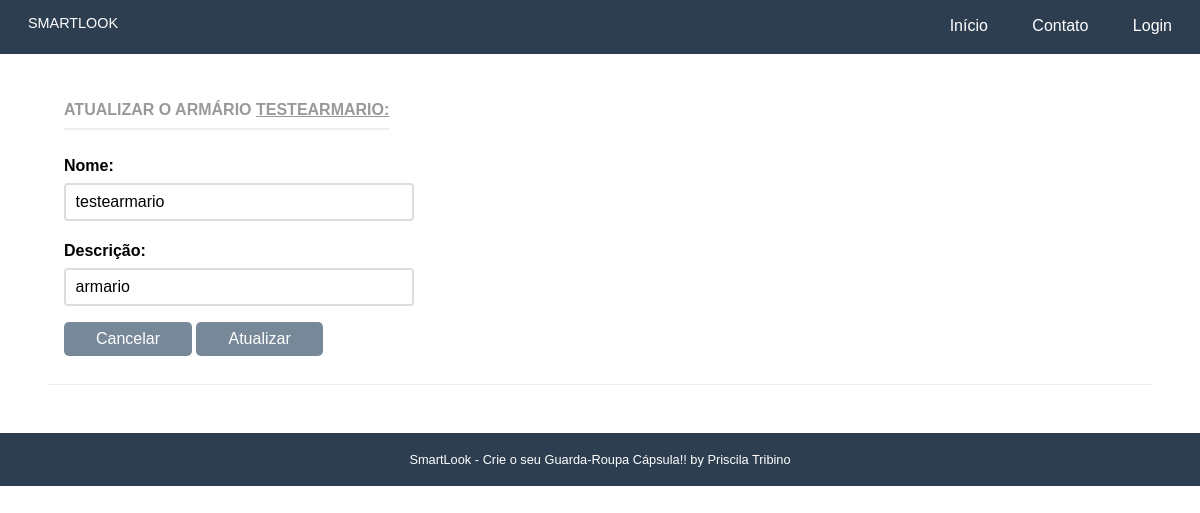
The app's page /armario/armarios/11 with its own data.
### armario/models.py (models this page shows, shortened)
class Armario(models.Model):
    name = models.CharField('Nome', max_length=50, blank=False)
    slug = models.SlugField('Atalho')
    descricao = models.CharField('Descrição', max_length=100, blank=True)
    created_at = models.DateField('Criado em', auto_now_add=True)
    updated_at = models.DateField('Atualizado em', auto_now=True)
    user = models.ForeignKey(User, blank=False, on_delete=models.PROTECT, related_name='user')
    objetos = models.Manager()

### armario/views.py (the view)
# urls.py: path('armarios/<pk>', ArmarioUpdateView.as_view(), name="atualiza_armarios"),
class ArmarioUpdateView(UpdateView):
    template_name = "armario/atualiza.html"
    model = Armario
    fields = ['name', 'descricao']
    context_object_name = 'armario'
    success_url = reverse_lazy("armario:lista_armarios")

### armario/templates/armario/atualiza.html (shortened to what this page needs)
{% extends "base.html" %}
{% load static %}
{% block content %}
<div class="pure-g-r content-ribbon">
  <div class="pure-u-1">
    <div class="l-box">
      <div class="card">
        <h4 class="content-subhead">Atualizar o Armário <u>{{ armario.name }}: </u></h4>
            <form class="pure-form pure-form-stacked" method="post">
                <fieldset>
                    {% for field in form %}
                   <div class="pure-control-group">
                        {{ field.label_tag }}
                        {{ field }}
                   </div>
                         {% endfor %}
                    <div class="text-right">
                        <a href="{% url 'armario:lista_armarios' %}" class="pure-button primary-button">
                            Cancelar
                        </a>
                    <button type="submit" class="pure-button pure-button-primary">Atualizar</button>
                </fieldset>
      </div>
    </div>
  </div>
</div>
{% endblock %}

### core/static/css/pure-min.css (style rules this page uses)
html { font-size:100%;-ms-text-size-adjust:100%;-webkit-text-size-adjust:100% }
html,button,input,select,textarea { font-family:sans-serif }
body { margin:0 }
h4 { font-size:1em;margin:1.33em 0 }
form { margin:0 }
fieldset { border:1px solid silver;margin:0 2px;padding:.35em .625em .75em }
button,input,select,textarea { font-size:100%;margin:0;vertical-align:baseline;*vertical-align:middle }
button,input { line-height:normal }
button,select { text-transform:none }
button,html input[type=button],input[type=reset],input[type=submit] { -webkit-appearance:button;cursor:pointer;*overflow:visible }
.pure-button { display:inline-block;*display:inline;zoom:1;line-height:normal;white-space:nowrap;vertical-align:baseline;text-align:center;cursor:pointer;-webkit-user-drag:none;-webkit-user-select:none;-moz-user-select:none;-ms-user-select:none;user-select:none }
.pure-button { font-size:100%;*font-size:90%;*overflow:visible;padding:.5em 1.5em;color:#444;color:rgba(0,0,0,.8);*color:#444;border:1px solid #999;border:0 rgba(0,0,0,0);background-color:#E6E6E6;text-decoration:none;border-radius:2px;-webkit-transition:.1s linear -webkit-box-shadow;-moz-transition:.1s linear -moz-box-shadow;-ms-transition:.1s linear box-shadow;-o-transition:.1s linear box-shadow;transition:.1s linear box-shadow }
.pure-button-primary,.pure-button-selected,a.pure-button-primary,a.pure-button-selected { background-color:#0078e7;color:#fff }
.pure-form input[type=text],.pure-form input[type=password],.pure-form input[type=email],.pure-form input[type=url],.pure-form input[type=date],.pure-form input[type=month],.pure-form input[type=time],.pure-form input[type=datetime],.pure-form input[type=datetime-local],.pure-form input[type=week],.pure-form input[type=number],.pure-form input[type=search],.pure-form input[type=tel],.pure-form input[type=color],.pure-form select,.pure-form textarea { padding:.5em .6em;display:inline-block;border:1px solid #ccc;font-size:.8em;box-shadow:inset 0 1px 3px #ddd;border-radius:4px;-webkit-transition:.3s linear border;-moz-transition:.3s linear border;-ms-transition:.3s linear border;-o-transition:.3s linear border;transition:.3s linear border;-webkit-box-sizing:border-box;-moz-box-sizing:border-box;box-sizing:border-box }
.pure-form label { margin:.5em 0 .2em;font-size:90% }
.pure-form fieldset { margin:0;padding:.35em 0 .75em;border:0 }
.pure-form-stacked input[type=text],.pure-form-stacked input[type=password],.pure-form-stacked input[type=email],.pure-form-stacked input[type=url],.pure-form-stacked input[type=date],.pure-form-stacked input[type=month],.pure-form-stacked input[type=time],.pure-form-stacked input[type=datetime],.pure-form-stacked input[type=datetime-local],.pure-form-stacked input[type=week],.pure-form-stacked input[type=number],.pure-form-stacked input[type=search],.pure-form-stacked input[type=tel],.pure-form-stacked input[type=color],.pure-form-stacked select,.pure-form-stacked label,.pure-form-stacked textarea { display:block;margin:.25em 0 }
.pure-u-1,.pure-u-1-2,.pure-u-1-3,.pure-u-2-3,.pure-u-1-4,.pure-u-3-4,.pure-u-1-5,.pure-u-2-5,.pure-u-3-5,.pure-u-4-5,.pure-u-1-6,.pure-u-5-6,.pure-u-1-8,.pure-u-3-8,.pure-u-5-8,.pure-u-7-8,.pure-u-1-12,.pure-u-5-12,.pure-u-7-12,.pure-u-11-12,.pure-u-1-24,.pure-u-5-24,.pure-u-7-24,.pure-u-11-24,.pure-u-13-24,.pure-u-17-24,.pure-u-19-24,.pure-u-23-24 { display:inline-block;*display:inline;zoom:1;letter-spacing:normal;word-spacing:normal;vertical-align:top;text-rendering:auto }
.pure-u-1 { width:100% }
.pure-g-r { letter-spacing:-.31em;*letter-spacing:normal;*word-spacing:-.43em;font-family:FreeSans,Arimo,"Droid Sans",Helvetica,Arial,sans-serif;display:-webkit-flex;-webkit-flex-flow:row wrap;display:-ms-flexbox;-ms-flex-flow:row wrap }
.pure-g-r [class *="pure-u"] { font-family:sans-serif }

### records on screen
Armario: name "TESTEARMARIO", form "testearmario" "armario"

### other values on screen
{{ field.label_tag }} "Nome:" "Descrição:"
